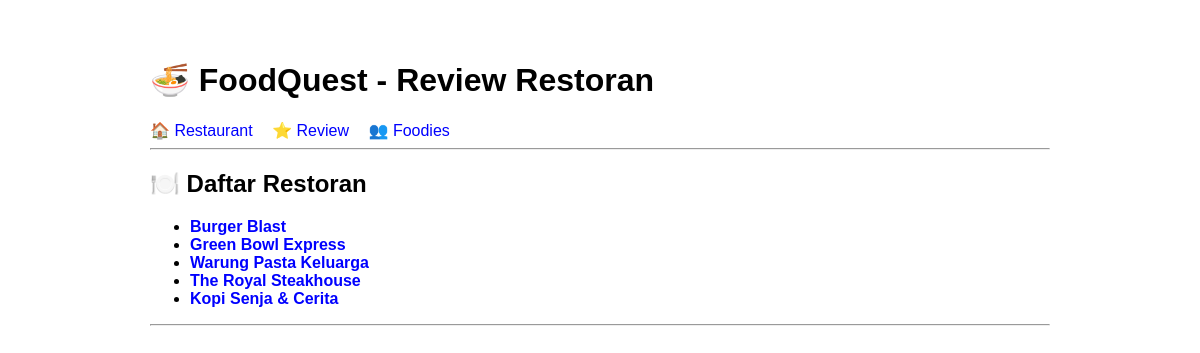
The page /restaurants/ on the database its author committed.
### restaurant/models.py (models this page shows, shortened)
class Restaurant(models.Model):
    KATEGORI_CHOICES = [
        ('kafe', 'Cafe'),
        ('fine_dining', 'Fine Dining Restaurant'),
        ('casual_dining', 'Casual Dining Restaurant'),
        ('fast_casual', 'Fast Casual Dining'),
        ('fast_food', 'Fast Food Restaurant'),
    ]
    nama = models.CharField(max_length=100)
    lokasi = models.CharField(max_length=200)
    kategori = models.CharField(max_length=50, choices=KATEGORI_CHOICES)
    no_telp = models.CharField(max_length=20)
    deskripsi = models.TextField()
    class Meta:
        verbose_name_plural = "Restaurants"

### restaurant/views.py (the view)
# urls.py: path('restaurants/', views.RestaurantListView.as_view(), name='restaurant_list'),
class RestaurantListView(ListView):
    model = Restaurant
    template_name = 'restaurant/restaurant_list.html'
    context_object_name = 'restaurants'

### restaurant/templates/restaurant/restaurant_list.html
{% extends 'restaurant/base.html' %}
{% block content %}
<h2>🍽️ Daftar Restoran</h2>
<ul>
    {% for restaurant in restaurants %}
    <li>
        <a href="{% url 'restaurant_detail' restaurant.id %}">
            <strong>{{ restaurant.nama }}</strong>
        </a>
    </li>
    {% empty %}
    <li>Belum ada restoran.</li>
    {% endfor %}
</ul>
{% endblock %}

### restaurant/templates/restaurant/base.html (style rules this page uses)
body { font-family: Arial, sans-serif; max-width: 900px; margin: 20px auto; padding: 20px; }
a { color: blue; text-decoration: none; }

### rows shown on the page
Restaurant: nama "Burger Blast"
Restaurant: nama "Green Bowl Express"
Restaurant: nama "Warung Pasta Keluarga"
Restaurant: nama "The Royal Steakhouse"
Restaurant: nama "Kopi Senja & Cerita"
